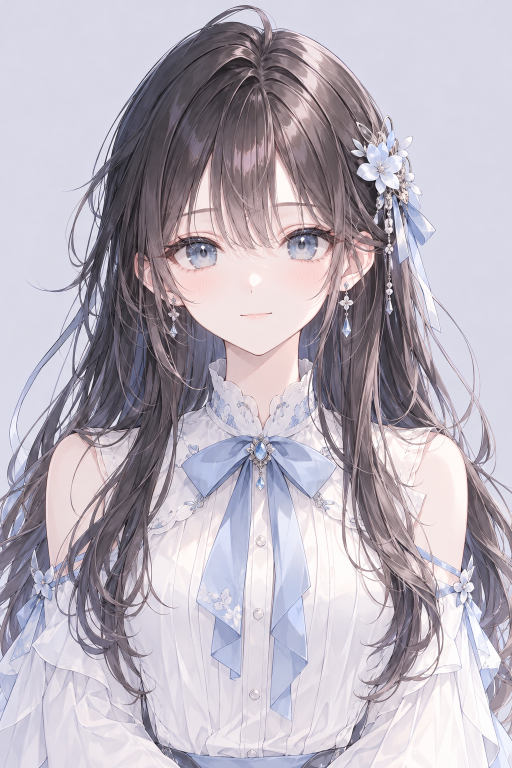
#> input picture experiments/yuzuki-live2d/assets/source/yuzuki-front-a.png, 1024 x 1536 px (shown at 1/2 size)
$ python -i build_cubism_eye_parts_v18.py   (imports and definitions only)
#> lines starting #> are read from the running program, lines starting #| are printed output that depends on the picture; after the words box and inside, x2 and y2 are one past the last pixel; in counts of white or black regions, pixels touching at a corner belong together
#> further down, picture is the input picture: PIL image 1024x1536 RGBA; mean R, G, B, A 184.6, 177.6, 188.5, 255
### experiments/yuzuki-live2d/tools/build_cubism_eye_psd.py
#!/usr/bin/env python3
"""V1.7: produce an independently editable *eye-level* Cubism preparation PSD.

The approved source face is preserved exactly at rest: two open-eye patches
cover retouched skin where the eyes were. This is not a finished Cubism rig.
The eye patches currently contain their immediate eyelash/skin surroundings;
professional eyelid/iris separation and repainting are still required.
"""
from __future__ import annotations
from pathlib import Path
import hashlib
import json
import sys
import cv2
import numpy as np
from PIL import Image, ImageDraw

ROOT = Path(__file__).resolve().parents[1]
sys.path.insert(0, str(ROOT / 'tools'))
from build_cubism_psd import encode_psd

SOURCE = ROOT/'assets/source/yuzuki-front-a.png'
OUT = ROOT/'assets/cubism-handoff'
# Explicit polygons follow the shapes and original asymmetric positions of the two eyes.
# Editor space: 1024 x 1536, top-left origin. No assumption of mirror symmetry.
EYES = {
    'eye_left': {
        'polygon': [(331,500),(336,482),(349,470),(366,466),(397,462),
                    (423,464),(453,475),(471,484),(473,503),(466,526),
                    (443,545),(409,553),(380,552),(352,538),(338,526)],
        'bbox': [328,458,479,559],
    },
    'eye_right': {
        'polygon': [(547,485),(550,465),(566,452),(591,447),(625,446),
                    (661,452),(685,461),(691,481),(685,505),(666,522),
                    (640,535),(604,535),(574,523),(555,510)],
        'bbox': [544,443,695,541],
    },
}


def assemble(portrait: Image.Image):
    if portrait.size != (1024, 1536):
        raise ValueError('Approved portrait must be 1024x1536')
    original = np.asarray(portrait.convert('RGB'))
    base = original.copy()
    patches = {}
    masks = {}
    for side, spec in EYES.items():
        mask = np.zeros((1536, 1024), np.uint8)
        points = np.array(spec['polygon'], np.int32)
        cv2.fillPoly(mask, [points], 255)
        # A 1px anti-alias around the ink contour only; region *beneath* eyes is removed.
        # Outermost 6px are kept as original skin, ensuring no visible seam at rest.
        erased = cv2.erode(mask, np.ones((13,13),np.uint8), iterations=1)
        # Since the base is already the source outside erased, pixel fidelity is exact
        # even with a feathered cutout boundary.
        base = cv2.inpaint(base, erased, 7, cv2.INPAINT_TELEA)
        alpha = cv2.GaussianBlur(mask,(0,0),1.25)
        rgba = np.dstack([original, alpha])
        patches[side] = Image.fromarray(rgba, 'RGBA')
        masks[side] = {'alpha': alpha, 'removed':erased}
#> this loop made 2 passes
#> pass 1, in assemble, `rgba = np.dstack([original, alpha])`:
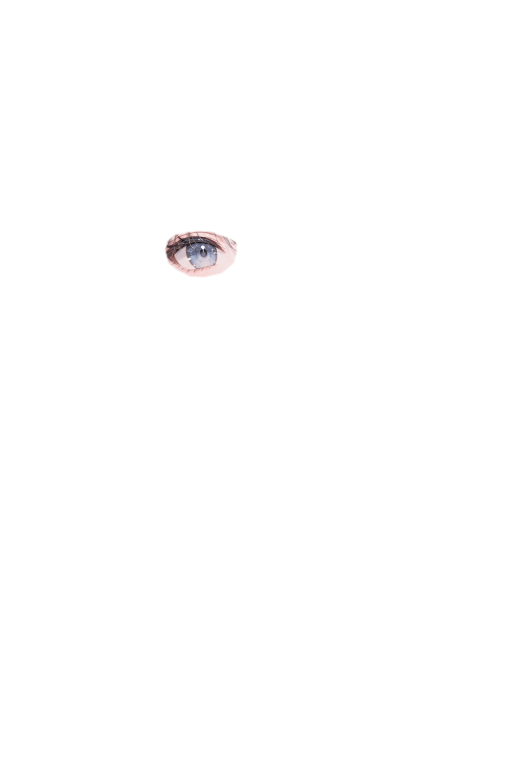
#> rgba: shape (1536, 1024, 4) (shown at 1/2 size); mean R, G, B, A 184.6, 177.6, 188.5, 1.7; transparent parts drawn white
#> after the loop:
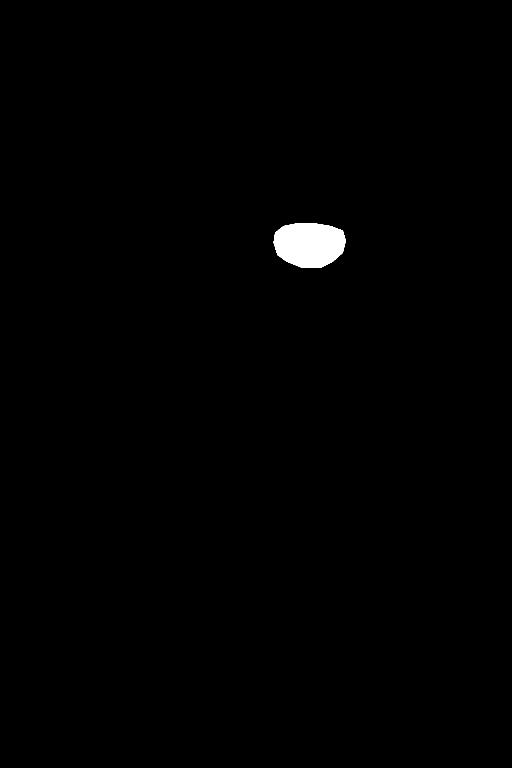
#> mask: shape (1536, 1024) (shown at 1/2 size); 0.66% white; 1 white region, box (x1, y1, x2, y2) and area: (547, 446, 692, 536) 10438
#> after the loop, masks = 2 items; patches = 2 items
    layer_base = Image.fromarray(base, 'RGB').convert('RGBA')
    # PSD-compatible compositing in the same layer order (left then right).
    composite = layer_base.copy()
    for side in ('eye_left','eye_right'):
        composite = Image.alpha_composite(composite,patches[side])
    return layer_base, patches, composite, masks


# [93 lines left out: functions make_closed_studies, make, not called in this run]


# [2 lines that do not run on import are left out]

### experiments/yuzuki-live2d/tools/build_cubism_eye_parts_v18.py
#!/usr/bin/env python3
"""V1.8 experimental decomposition of approved-eye artwork into editable PSD layers.

This is an ART PREPARATION STUDY, not a finished or Cubism-import-certified model.
The approved front portrait is reproduced exactly at rest. The underlying iris
and lash underpainting is algorithmic, so animated movement is not production
ready without independent hand-painting and checking in Cubism.
"""
from __future__ import annotations
import hashlib
import json
import sys
from pathlib import Path
import cv2
import numpy as np
from PIL import Image, ImageDraw

ROOT=Path(__file__).resolve().parents[1]
sys.path.insert(0,str(ROOT/'tools'))
from build_cubism_eye_psd import assemble, make_closed_studies, EYES
from build_cubism_psd import encode_psd
SRC=ROOT/'assets/source/yuzuki-front-a.png'
OUT=ROOT/'assets/cubism-handoff'
# Original eye/iris shapes were measured individually from the approved picture;
# not mirror images. Eye_L / Eye_R are canvas-left and canvas-right.
IRISES={'eye_left':(402,502,29,36),'eye_right':(609,486,34,34)}
LASH_LINES={
 'eye_left':[(337,502),(350,487),(366,480),(384,477),(403,478),(424,482),(445,489),(467,497)],
 'eye_right':[(552,486),(563,470),(582,461),(604,457),(624,456),(645,459),(664,464),(688,480)],
}
SIDES=('eye_left','eye_right')

def alpha_sprite(pixels:np.ndarray,mask:np.ndarray)->Image.Image:
    arr=np.dstack((pixels,mask)).astype('uint8')
    return Image.fromarray(arr,'RGBA')

def channel_masks(side:str,coverage:np.ndarray)->tuple[np.ndarray,np.ndarray]:
    h,w=coverage.shape
    x,y,rx,ry=IRISES[side]
    eye=np.zeros((h,w),dtype=np.uint8)
    cv2.ellipse(eye,(x,y),(rx,ry),0,0,360,255,-1,cv2.LINE_AA)
    # Restrict to the eye patch but keep the iris edge soft where hair overlaps.
    eye=cv2.bitwise_and(eye,coverage)
    # A 1-pixel blended ring improves movement appearance. The base is
    # modified ONLY beneath the fully opaque portion to preserve rest pixels.
    iris=cv2.GaussianBlur(eye,(3,3),.55)
    lash=np.zeros((h,w),dtype=np.uint8)
    pts=np.array(LASH_LINES[side],dtype=np.int32).reshape(-1,1,2)
    cv2.polylines(lash,[pts],False,255,9,lineType=cv2.LINE_AA)
    lash=cv2.GaussianBlur(lash,(3,3),.55)
    lash=cv2.bitwise_and(lash,coverage)
    return iris,lash

def rebuild(source:Image.Image):
    approved=source.convert('RGBA')
    face_base,eye_patches,old_composite,masks=assemble(approved)
#> eye_patches = 2 items; masks = 2 items
    if old_composite.tobytes()!=approved.tobytes():
        raise AssertionError('V1.7 source must compose exactly to the approved art')
    orig=np.asarray(approved.convert('RGB')).copy()
    parts={}
    iris_masks={}
    lash_masks={}
    for side in SIDES:
        eye_alpha=masks[side]['alpha']
        iris,lash=channel_masks(side,eye_alpha)
        iris_masks[side],lash_masks[side]=iris,lash
        # Underpaint separately on ONLY pixels fully covered by upper layers.
        # The feather boundary is deliberately untouched for exact fidelity
        # when all layers are in their rest positions.
        matte=np.where((iris>=254)|(lash>=254),255,0).astype('uint8')
        inpaint=cv2.inpaint(orig,matte,4,cv2.INPAINT_TELEA)
        # Telea inpainting across a large saturated iris creates radial
        # spokes that look like an empty eye socket. Paint a neutral sclera
        # gradient in that interior instead; retain original linework around
        # the iris. This is a safe STAGING underpaint, not final animation art.
        _,cy,_,ry=IRISES[side]
        yy=np.arange(orig.shape[0],dtype=np.float32)[:,None,None]
        top=np.array([213,200,208],dtype=np.float32)[None,None,:]
        mid=np.array([240,229,232],dtype=np.float32)[None,None,:]
        bot=np.array([242,230,232],dtype=np.float32)[None,None,:]
        t=np.clip((yy-(cy-ry))/(2*ry),0,1)
        gradient=np.where(t<.55,top+(mid-top)*np.minimum(1,t/.55),mid+(bot-mid)*np.maximum(0,(t-.55)/.45))
        gradient=np.broadcast_to(gradient,orig.shape).astype(np.uint8)
        underpaint=np.where(((iris>=254)&(lash<254))[:,:,None],gradient,inpaint)
        scene=np.where(matte[:,:,None]==255,underpaint,orig)
        parts[side]={
          'eye_scene':alpha_sprite(scene,eye_alpha),
          'iris':alpha_sprite(orig,iris),
          'upper_ink':alpha_sprite(orig,lash),
        }
#> after the loop, iris_masks = 2 items; lash_masks = 2 items; parts = 2 items
    merged=face_base.copy()
    for side in SIDES:
        for name in ['eye_scene','iris','upper_ink']:
            merged=Image.alpha_composite(merged,parts[side][name])
    diff=np.abs(np.asarray(merged.convert('RGB'),dtype=np.int16)-np.asarray(approved.convert('RGB'),dtype=np.int16))
    stats={'rgb_mae':float(diff.mean()),'pixels_changed_gt_2':int(np.count_nonzero(diff.max(axis=2)>2)),
           'max_channel_difference':int(diff.max())}
#> stats = {'rgb_mae': 5.09e-06, 'pixels_changed_gt_2': 0, 'max_channel_difference': 1}
    return approved,face_base,parts,masks,merged,stats,iris_masks,lash_masks

# [90 lines left out: function make, not called in this run]

# [2 lines not run here, left out]

>>> from PIL import Image
>>> picture = Image.open('../assets/source/yuzuki-front-a.png')
>>> result = rebuild(picture)
#> result = 8 items
